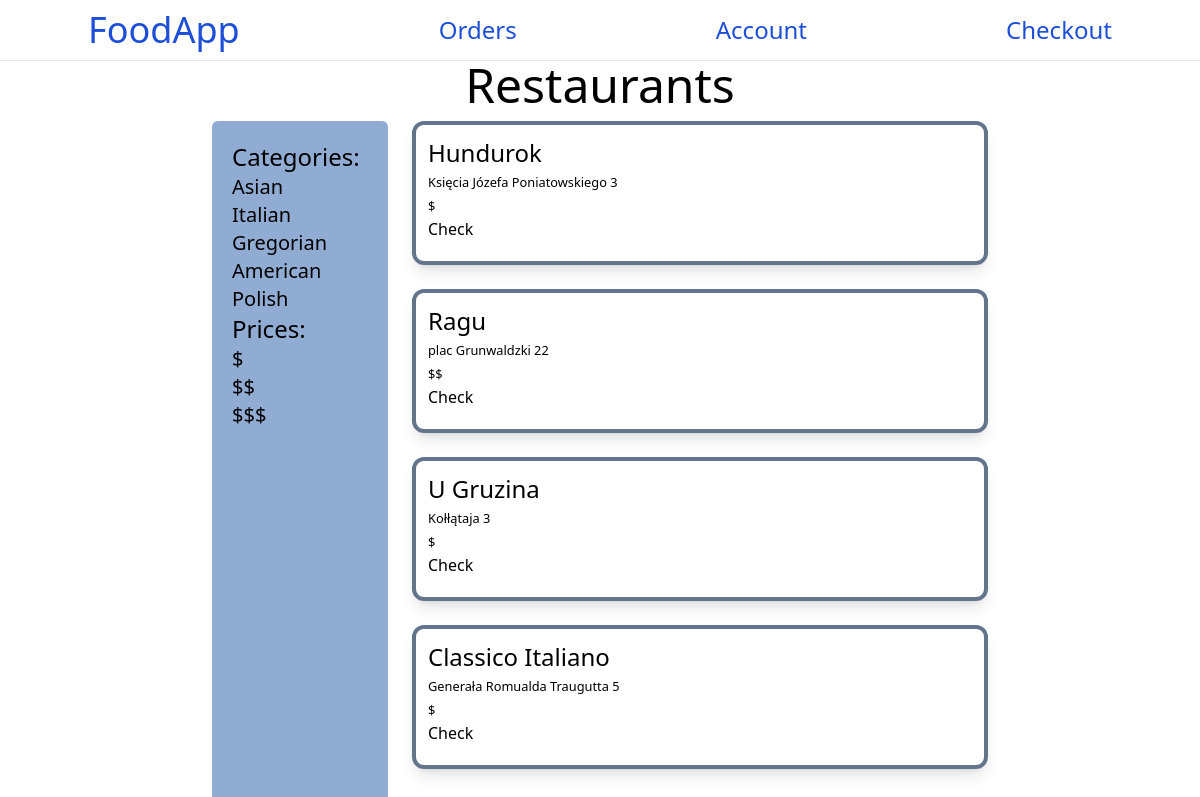
The page / on the database its author committed.
### base/models.py (models this page shows, shortened)
class Restaurant(models.Model):
    location = models.ForeignKey(RestaurantLocation,on_delete=models.SET_NULL,null=True)
    name = models.CharField(max_length=50)
    type = models.CharField(max_length=30)
    description = models.TextField(max_length=100)
    addition_date = models.DateTimeField(auto_now_add=True)
    type = models.CharField(
        max_length=32,
        choices=TYPES_OF_RESTAURANTS,
        default='default',
    )
    value=models.CharField(
        max_length=32,
        choices=VALUES,
        default='default',
    )
    class Meta:
        ordering = ['-addition_date']

class RestaurantLocation(models.Model):
    street = models.CharField(max_length=100,blank=True)
    city = models.CharField(max_length=30,blank=True)
    country = models.CharField(max_length=30,blank=True)
    postcode = models.CharField(max_length=30,blank=True)
    xmap = models.DecimalField(max_digits=10,decimal_places=4)
    ymap = models.DecimalField(max_digits=10,decimal_places=4)

### base/views.py (the view)
# urls.py: path('',views.home,name='home'),
def home(request):
    entry_type = request.GET.get('t','')
    entry_value = request.GET.get('v','')
    types_of_restaurants = TYPES_OF_RESTAURANTS
    restaurant_values = VALUES
    if entry_value:
        restaurant_list = Restaurant.objects.filter(value=entry_value)
    elif entry_type:
        restaurant_list = Restaurant.objects.filter(type=entry_type)
    else:
        restaurant_list = Restaurant.objects.all()
    context = {
        'restaurants':restaurant_list,
        'types_of_restaurants': types_of_restaurants,
        'restaurant_values': restaurant_values,
    }
    return render(request,'base/home.html',context)

### base/templates/base/home.html (shortened to what this page needs)
{% extends 'main.html' %}
{% block content %}
<div class="text-5xl text-center">Restaurants</div>
<div class="grid grid-cols-6 h-full">
    <div class="main col-span-1"></div>
    <div class="col-span-1 bg-[#90acd3] h-screen p-5 rounded-md m-3">
        <h1 class="text-2xl">Categories:</h1>
        <form method="post">
        {% for restaurant_type in types_of_restaurants %}
        <ul class="text-xl">
        <a href="{% url 'home' %}?t={{restaurant_type.0}}" class="hover:text-slate-100">{{restaurant_type.0}}</a>
        </ul>
        {% endfor %}
        </form>
        <h1 class="text-2xl">Prices:</h1>
        <form method="post">
        {% for value in restaurant_values %}
        <ul class="text-xl">
        <a href="{% url 'home' %}?v={{value.0}}">{{value.0}}</a>
        </ul>
        {% endfor %}
        </form>
    </div>
    <div class="main col-span-3">
        {% for restaurant in restaurants %}
            <div class="box-border h-36 w-45 p-3 border-4 mb-6 m-3 shadow-lg border-slate-500 rounded-xl hover:border-slate-300">
                <h2 class="text-2xl">{{ restaurant.name }}</h2>
                <small>{{ restaurant.location.street }}</small>
                <br>
                <small class="">{{ restaurant.value }}</small>
                <br>
                <a href="{% url 'restaurant' restaurant.id %}">Check</a>
            </div>
        {% endfor %}
    </div>
    <div class="main col-span-1"></div>
    </div>
{% endblock content %}

### rows shown on the page
Restaurant: name "Hundurok", location.street "Księcia Józefa Poniatowskiego 3", value "$"
Restaurant: name "Ragu", location.street "plac Grunwaldzki 22", value "$$"
Restaurant: name "U Gruzina", location.street "Kołłątaja 3", value "$"
Restaurant: name "Classico Italiano", location.street "Generała Romualda Traugutta 5", value "$"

### other values the page prints
{{ restaurant_type.0 }} "Asian" "Italian" "Gregorian" "American" "Polish"
{{ value.0 }} "$" "$$" "$$$"
